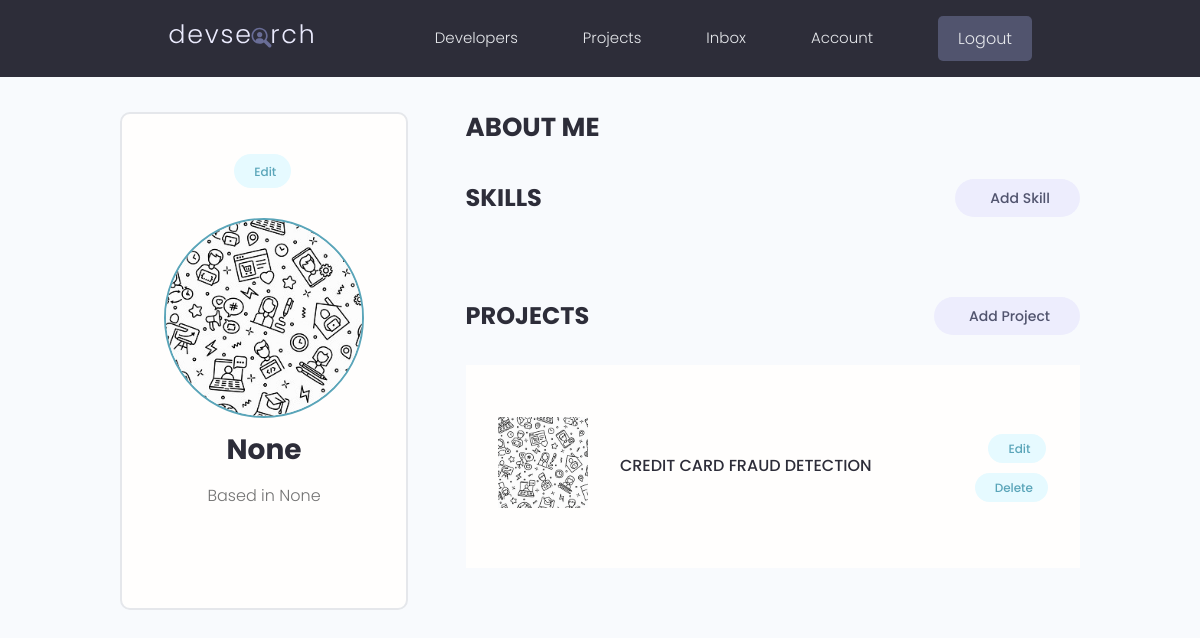
The app's page /account/ (signed in) with its own data.
### users/models.py (models this page shows, shortened)
class Profile(models.Model):
    user = models.OneToOneField(
        User, on_delete=models.CASCADE, null=True, blank=True)
    name = models.CharField(max_length=200, blank=True, null=True)
    email = models.EmailField(max_length=500, blank=True, null=True)
    username = models.CharField(max_length=200, blank=True, null=True)
    location = models.CharField(max_length=200, blank=True, null=True)
    short_intro = models.CharField(max_length=200, blank=True, null=True)
    bio = models.TextField(blank=True, null=True)
    profile_image = models.ImageField(
        null=True, blank=True, upload_to='profiles/', default="profiles/user-default.png")
    social_github = models.CharField(max_length=200, blank=True, null=True)
    social_twitter = models.CharField(max_length=200, blank=True, null=True)
    social_linkedin = models.CharField(max_length=200, blank=True, null=True)
    social_youtube = models.CharField(max_length=200, blank=True, null=True)
    social_website = models.CharField(max_length=200, blank=True, null=True)
    created = models.DateTimeField(auto_now_add=True)
    id = models.UUIDField(default=uuid.uuid4, unique=True,
                          primary_key=True, editable=False)

### projects/models.py (models this page shows, shortened)
class Project(models.Model):
    owner = models.ForeignKey(
        Profile, null=True, blank=True, on_delete=models.SET_NULL)
    title = models.CharField(max_length=200)
    description = models.TextField(null=True, blank=True)
    featured_image = models.ImageField(
        null=True, blank=True, default="default.jpg")
    demo_link = models.CharField(max_length=2000, null=True, blank=True)
    source_link = models.CharField(max_length=2000, null=True, blank=True)
    tags = models.ManyToManyField('Tag', blank=True)
    vote_total = models.IntegerField(default=0, null=True, blank=True)
    vote_ratio = models.IntegerField(default=0, null=True, blank=True)
    created = models.DateTimeField(auto_now_add=True)
    id = models.UUIDField(default=uuid.uuid4, unique=True,
                          primary_key=True, editable=False)
    class Meta:
        ordering = ['-vote_ratio', '-vote_total', 'title']

### users/views.py (the view)
# urls.py: path('account/', views.userAccount, name="account"),
@login_required(login_url='login')
def userAccount(request):
    profile = request.user.profile
    skills = profile.skill_set.all()
    projects = profile.project_set.all()
    context = {'profile': profile, 'skills': skills, 'projects': projects}
    return render(request, 'users/account.html', context)

### users/templates/users/account.html (shortened to what this page needs)
{% extends 'main.html' %}
{% block content %}
<main class="settingsPage profile my-md">
  <div class="container">
    <div class="layout">
      <div class="column column--1of3">
        <div class="card text-center">
          <div class="card__body dev">
            <a class="tag tag--pill tag--main settings__btn" href="{% url 'edit-account' %}">
              Edit</a>
            <img class="avatar avatar--xl dev__avatar" src="{{profile.profile_image.url}}" />
            <h2 class="dev__name">{{profile.name}}</h2>
            <p class="dev__location">Based in {{profile.location}}</p>
          </div>
        </div>
      </div>
      <div class="column column--2of3">
        <div class="devInfo">
          <h3 class="devInfo__title">About Me</h3>
        </div>
        <div class="settings">
          <h3 class="settings__title">Skills</h3>
          <a class="tag tag--pill tag--sub settings__btn tag--lg" href="{% url 'create-skill' %}"> Add Skill</a>
        </div>
        <div class="settings">
          <h3 class="settings__title">Projects</h3>
          <a class="tag tag--pill tag--sub settings__btn tag--lg" href="{% url 'create-project' %}"> Add Project</a>
        </div>
        <table class="settings__table">
          {% for project in projects %}
          <tr>
            <td class="settings__thumbnail">
              <a href="{% url 'project' project.id %}"><img src="{{project.featured_image.url}}"
                  alt="Project Thumbnail" /></a>
            </td>
            <td class="settings__tableInfo">
              <a href="{% url 'project' project.id %}">{{project.title}}</a>
            </td>
            <td class="settings__tableActions">
              <a class="tag tag--pill tag--main settings__btn" href="{% url 'update-project' project.id %}"> Edit</a>
              <a class="tag tag--pill tag--main settings__btn"
                href="{% url 'delete-project'  project.id %}?next=/account">
                Delete</a>
            </td>
          </tr>
          {% endfor %}
        </table>
      </div>
    </div>
  </div>
</main>
{% endblock %}

### static/styles/app.css (style rules this page uses)
:root { --color-sub: #2d2d39; }
.card { border: 2px solid var(--color-light); }
img { width: 100%; }
.profile .card > .dev { padding: 4rem; }
.dev__avatar { display: block; margin: auto; }
.dev__name { color: var(--color-sub); font-size: 2.8rem; font-weight: 700; margin-top: 1rem; margin-bottom: 0.5rem; }
.dev__location { margin-top: 1rem; }
.devInfo { margin-bottom: 3rem; }
.devInfo__title, .devInfo__subtitle { font-size: 2.6rem; color: var(--color-sub); text-transform: uppercase; font-weight: 700; margin-bottom: 1.5rem; }
.settingsPage .dev > .settings__btn { display: inline-block; margin-bottom: 3rem; }
.settings { display: flex; justify-content: space-between; align-items: center; }
.settings__title { font-size: 2.4rem; text-transform: uppercase; font-weight: 700; color: var(--color-sub); }
.settings__table { margin-top: 3rem; margin-bottom: 5rem; padding: 0 3rem; background: var(--color-white); }
.settings__table tr { width: 100%; }
.settings__table tr > td { padding: 2rem 0; }
.settings__thumbnail { width: 23%; min-width: 10rem; }
.settings__thumbnail img { padding-right: 3rem; height: 15rem; object-fit: contain; }
.settings__tableInfo { width: 100%; }
.settings__tableInfo h4, .settings__tableInfo a { padding-right: 1rem; width: auto; font-size: 1.6rem; font-weight: 500; color: var(--color-sub); }
.settings__tableActions { text-align: right; }

### static/uikit/styles/modules/_variables.css (style rules this page uses)
:root { --color-main: #5aa5b9; --color-main-light: #e6faff; --color-sub: #3f4156; --color-sub-light: #51546e; --color-sub-lighter: #ededfd; --color-text: #737373; --color-gray: #8b8b8b; --color-light: #e5e7eb; --color-light-gray: #767676; --color-bg: #f8fafd; --color-white: #fffefd; --color-white-light: #f3f3f3; --color-success: #359e64; --color-success-bg: #def8e8; --color-error: #fc4b0b; --color-error-bg: #fff2ee; --font-base: 'Poppins', arial, helvetica, 'Segoe UI', roboto, ubuntu, sans-serif; --font-monospace: 'Fira Code', 'Courier New', courier, monospace; --font-regular: 300; --font-medium: 500; --font-bold: 700; --generic-shadow: 1px 1px 5px #00000010; --generic-transition: all 0.3s ease-in-out; }

### static/uikit/styles/modules/_base.css (style rules this page uses)
* { margin: 0; padding: 0; box-sizing: border-box; text-rendering: optimizeLegibility; color: inherit; font-size: inherit; }
html { font-size: 50%; }
@media only screen and (min-width: 480px) { html { font-size: 56.25%; } }
@media only screen and (min-width: 1200px) { html { font-size: 62.5%; } }
body { line-height: 1.6; font-weight: 400; font-size: 1.5rem; color: var(--color-text); background-color: var(--color-bg); min-height: 100vh; }

### static/uikit/styles/modules/_typography.css (style rules this page uses)
* { font-family: var(--font-base); }
h2 { font-size: 3.6rem; font-weight: var(--font-bold); }
h3 { font-size: 3.2rem; font-weight: var(--font-medium); }
p, span, strong { font-size: 1.6rem; color: var(--color-text); font-weight: var(--font-regular); }
a { padding-bottom: 2px; text-decoration: none; display: inline-block; color: var(--color-main); font-weight: var(--font-medium); }

### static/uikit/styles/modules/_utilities.css (style rules this page uses)
.container { width: 92%; max-width: 165rem; margin: 0 auto; box-sizing: border-box; }
@media screen and (min-width: 1000px) { .container { width: 90%; } }
@media screen and (min-width: 1200px) { .container { width: 80%; } }
.text-center { text-align: center; }
.my-md { margin: 3rem auto; }

### static/uikit/styles/modules/_avatar.css (style rules this page uses)
.avatar { border-radius: 50%; border: 2px solid var(--color-main); object-fit: cover; }
.avatar--xl { height: 20rem; width: 20rem; }

### static/uikit/styles/modules/_card.css (style rules this page uses)
.card { border-radius: 1rem; background-color: var(--color-white); border: 1.5px solid var(--color-light); width: auto; height: auto; margin-top: 0.5rem; margin-bottom: 0.5rem; overflow: hidden; }
.card__body, .card__header { padding: 2rem 2.5rem; }

### static/uikit/styles/modules/_tag.css (style rules this page uses)
.tag { display: inline-flex; align-items: center; background-color: var(--color-sub); height: -webkit-fit-content; height: -moz-fit-content; height: fit-content; width: -webkit-fit-content; width: -moz-fit-content; width: fit-content; border-radius: 0.5rem; padding: 0.5rem 1.5rem; font-size: 1.2rem; cursor: pointer; }
.tag:not(:last-child) { margin-right: 0.25rem; margin-bottom: 0.75rem; }
.tag--pill { border-radius: 5rem; }
.tag--main, .tag--main > small { background: var(--color-main-light); color: var(--color-main); font-weight: 500; }
.tag--sub, .tag--sub > small { background: var(--color-sub-lighter); color: var(--color-sub-light); font-weight: 500; }
.tag--lg { padding: 0.8rem 3rem; font-size: 1.4rem; }

### records on screen
Profile: profile_image (picture), name "None", location "None"
Project: featured_image (picture), title "CREDIT CARD FRAUD DETECTION"
